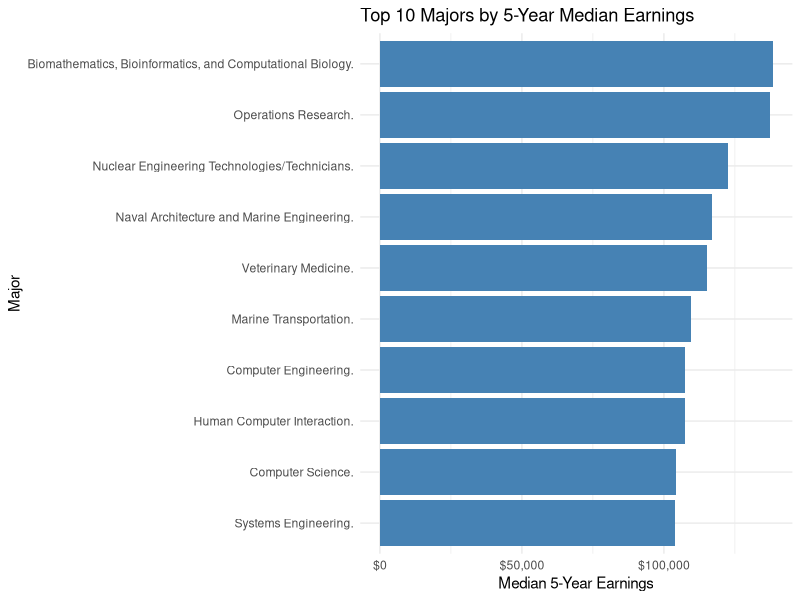
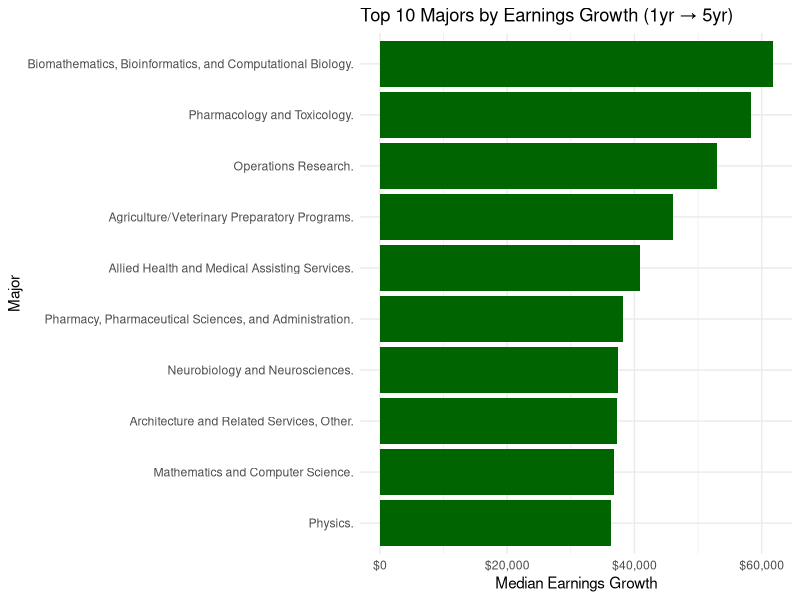
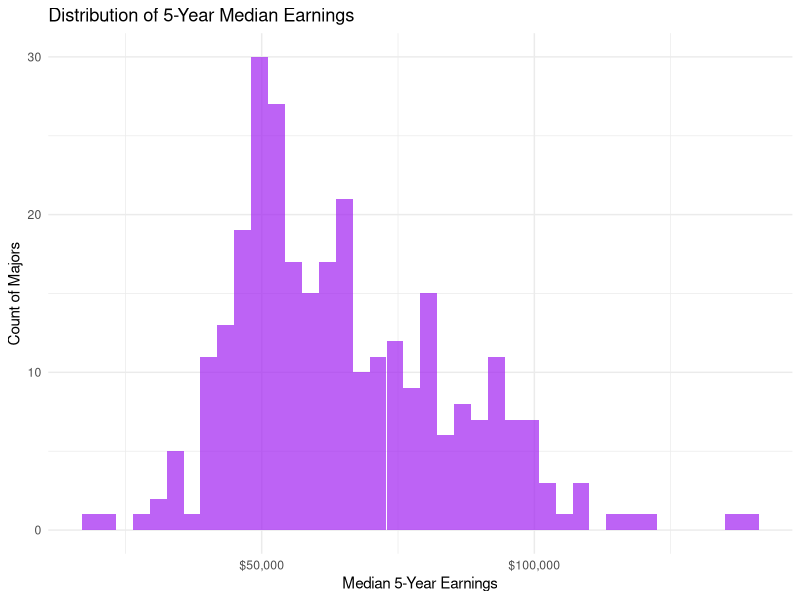
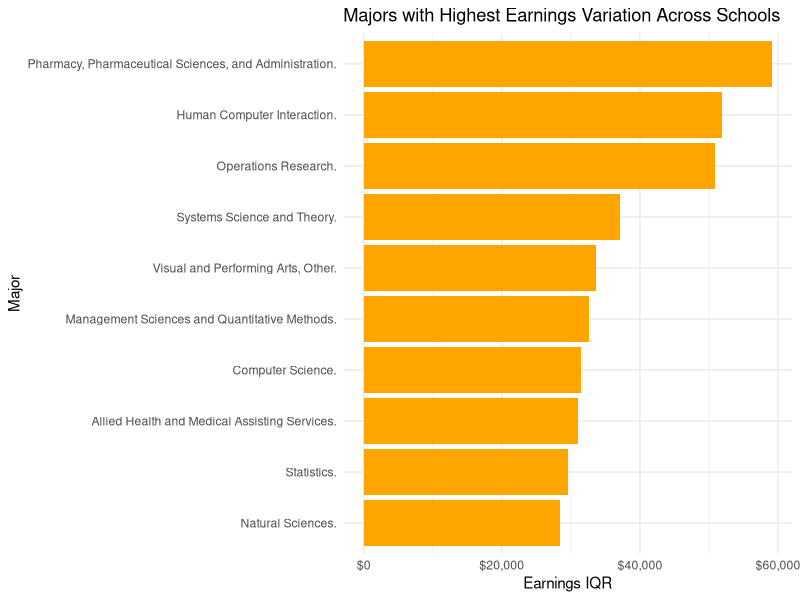

Reproduce these figures in R, in order.
library(tidyverse)
library(scales)

# Load summary data
major_summary <- read_csv("data/processed/major_summary.csv", show_col_types = FALSE)


# Top 10 Majors by 5-Year Earnings
top_earnings <- major_summary %>%
  arrange(desc(median_earnings_5yr)) %>%
  slice(1:10)

p1 <- ggplot(top_earnings,
             aes(x = reorder(major_name, median_earnings_5yr),
                 y = median_earnings_5yr)) +
  geom_col(fill = "steelblue") +
  coord_flip() +
  scale_y_continuous(labels = dollar) +
  labs(title = "Top 10 Majors by 5-Year Median Earnings",
       x = "Major",
       y = "Median 5-Year Earnings") +
  theme_minimal()

ggsave("figures/top_5yr_earnings.png", p1, width = 8, height = 5)


# Top 10 Majors by Earnings Growth
top_growth <- major_summary %>%
  arrange(desc(median_growth)) %>%
  slice(1:10)

p2 <- ggplot(top_growth,
             aes(x = reorder(major_name, median_growth),
                 y = median_growth)) +
  geom_col(fill = "darkgreen") +
  coord_flip() +
  scale_y_continuous(labels = dollar) +
  labs(title = "Top 10 Majors by Earnings Growth (1yr → 5yr)",
       x = "Major",
       y = "Median Earnings Growth") +
  theme_minimal()

ggsave("figures/top_growth.png", p2, width = 8, height = 5)

# Distribution of 5-Year Earnings
p3 <- ggplot(major_summary,
             aes(x = median_earnings_5yr)) +
  geom_histogram(bins = 40, fill = "purple", alpha = 0.7) +
  scale_x_continuous(labels = dollar) +
  labs(title = "Distribution of 5-Year Median Earnings",
       x = "Median 5-Year Earnings",
       y = "Count of Majors") +
  theme_minimal()

ggsave("figures/earnings_distribution.png", p3, width = 8, height = 5)


# Majors with Highest Earnings Variation
top_variation <- major_summary %>%
  arrange(desc(earnings_variation)) %>%
  slice(1:10)

p4 <- ggplot(top_variation,
             aes(x = reorder(major_name, earnings_variation),
                 y = earnings_variation)) +
  geom_col(fill = "orange") +
  coord_flip() +
  scale_y_continuous(labels = dollar) +
  labs(title = "Majors with Highest Earnings Variation Across Schools",
       x = "Major",
       y = "Earnings IQR") +
  theme_minimal()

ggsave("figures/highest_variation.png", p4, width = 8, height = 5)

cat("All visualizations saved in /figures folder\n")
